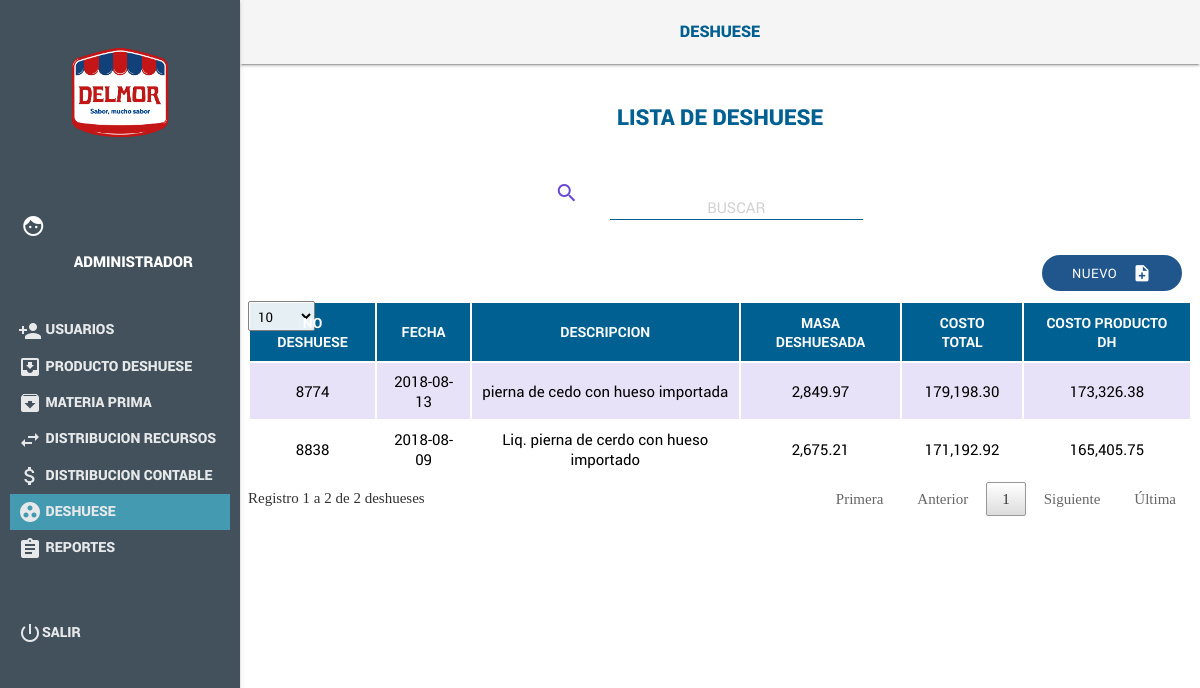
The app's page /index.php/Deshuese with its own data.
### tables this page shows
CREATE TABLE `encabezado_deshuese` (
  `Id` int(11) NOT NULL AUTO_INCREMENT,
  `No_DH` varchar(255) DEFAULT NULL,
  `Fecha` date DEFAULT NULL,
  `Descripcion_DH` varchar(255) DEFAULT NULL,
  `Precio_Bruto` double DEFAULT NULL,
  `Costo_Total` double DEFAULT NULL,
  `Costo_Prod_DH` double DEFAULT NULL,
  `Gasto_MOD` double DEFAULT NULL,
  `GI` double DEFAULT NULL,
  `Id_Dis_Cont` int(11) DEFAULT NULL,
  PRIMARY KEY (`Id`) USING BTREE
);

### application/controllers/Deshuese_controller.php (called while the page is built, shortened)
<?php
class Deshuese_controller extends CI_Controller
{
    function __construct()
    {
        $this->load->library("session");
        $this->load->model("Deshuese_model");
        $this->load->model("ProductosDH_model");
    }
    public function index()
    {
        $data["mp"] = $this->Deshuese_model->getmateriaPrima();
        $data["ds"] = $this->Deshuese_model->getInfoDeshuese();
        $data["prod"] = $this->ProductosDH_model->getProductos();
        $this->load->view("header/header");
        $this->load->view("pages/menu");
        $this->load->view("Deshuese/Deshuese",$data);
        $this->load->view("footer/footer");
        $this->load->view("jsview/jsDeshuese");
    }
}
?>

### index.php (called while the page is built, shortened)
<?php
require_once BASEPATH.'core/CodeIgniter.php';

### application/models/Deshuese_model.php (called while the page is built, shortened)
<?php
class Deshuese_model extends CI_Model
{
    public function getInfoDeshuese()
    {
        $query = $this->db->get("view_Deshuese");
        if ($query->num_rows() > 0)
        {
            return $query->result_array();
        }
        return 0;
    }
}
?>

### application/views/Deshuese/Deshuese.php (the view, shortened to what this page needs)
<header class="demo-header mdl-layout__header ">
    <div class="centrado  ColorHeader"><span class=" title"><?php echo $this->uri->segment(1);?></span></div>
</header>
<main class="mdl-layout__content mdl-color--grey-100">
    <div class="mdl-grid demo-content">
        <div class="row TextColor center">lista de <?php echo $this->uri->segment(1);?></div>
        <div class="row" style="width:100%">
            <div class="container">
                <div class="Buscar row column">
                    <div class="col s1 m1 l1 offset-l3 offset-m2"><i class="material-icons ColorS">search</i></div>
                    <div class="input-field col s11 m6 l5">
                        <input  id="searchMain" type="text" placeholder="Buscar" class="validate mayuscula">
                    </div>
                </div>
            </div>
            <div style="margin-right: 10px; margin-bottom: 10px;" class="right m12" id="">
                <button id="btnNewDeshuese" class="Btnadd btn waves-effect waves-light">Nuevo
                    <i class="material-icons right">note_add</i>
                </button>
            </div>
            <div class="row center">
                <table class="table striped RobotoR" id="tblDeshueses">
                    <thead>
                    <tr>
                        <th>No Deshuese</th>
                        <th>Fecha</th>
                        <th>Descripcion</th>
                        <th>Masa Deshuesada</th>
                        <th>Costo Total</th>
                        <th>Costo Producto DH</th>
                    </tr>
                    </thead>
                    <tbody>
                    <?php
                        if(!$ds)
                        {}else{
                            foreach ($ds as $key) {
                                echo "
                                    <tr>
                                      <td>".$key["No_DH"]."</td>
                                      <td>".$key["Fecha"]."</td>
                                      <td>".$key["Descripcion_DH"]."</td>
                                      <td>".number_format($key["Masa_Deshuesada"],2)."</td>
                                      <td>".number_format($key["Costo_Total"],2)."</td>
                                      <td>".number_format($key["Costo_Prod_DH"],2)."</td>
                                    </tr>
                                ";
                            }
                        }
                    ?>
                    </tbody>
                </table>
            </div>
        </div>
    </div>
</main>

### assets/js/fuente.css (style rules this page uses)
.material-icons { font-family: 'Material Icons'; font-weight: normal; font-style: normal; font-size: 24px; display: inline-block; line-height: 1; text-transform: none; letter-spacing: normal; word-wrap: normal; white-space: nowrap; direction: ltr; -webkit-font-smoothing: antialiased; text-rendering: optimizeLegibility; -moz-osx-font-smoothing: grayscale; font-feature-settings: 'liga'; }

### assets/css/styles.css (style rules this page uses)
.ColorHeader { background: whitesmoke; color: #006091; margin-top: 20px; text-align: center; }
.title { font-family: 'robotoblack'; color: #006091; font-size: 16px; text-transform: uppercase; font-weight: 500; }
.TextColor { color: #006091; font-family: 'robotoblack'; font-size: 22px; margin-top: 30px; text-transform: uppercase; }
.column { margin-top: 30px; }
.Btnadd { text-align: center; border-radius: 20px; background: #20568c; font-family: 'robotoregular'; font-weight: 500; font-size: 13px; transition: 0.5s; }
.ColorS { color: #6a4ad5; }
table tr:nth-child(even) { background-color: #ffffff !important; }
table tr:nth-child(odd) { background-color: #e7e2f7 !important; }
table th { background: #006091; color: #fff; font-size: 14px; font-family: 'robotobold'; }
.RobotoR { font-family: 'robotoregular'; }
.mayuscula { text-transform: uppercase !important; }
.row { width: 100% !important; }
table { border-collapse: separate !important; border-spacing: 1px; }
table thead tr th { text-transform: uppercase; }

### records on screen
encabezado_deshuese: No_DH "8774", Fecha "2018-08-13", Descripcion_DH "pierna de cedo con hueso importada", Masa_Deshuesada "2,849.97", Costo_Total "179,198.30", Costo_Prod_DH "173,326.38"
encabezado_deshuese: No_DH "8838", Fecha "2018-08-09", Descripcion_DH "Liq. pierna de cerdo con hueso importado", Masa_Deshuesada "2,675.21", Costo_Total "171,192.92", Costo_Prod_DH "165,405.75"

### other values on screen
$this->uri->segment(1) "DESHUESE"
